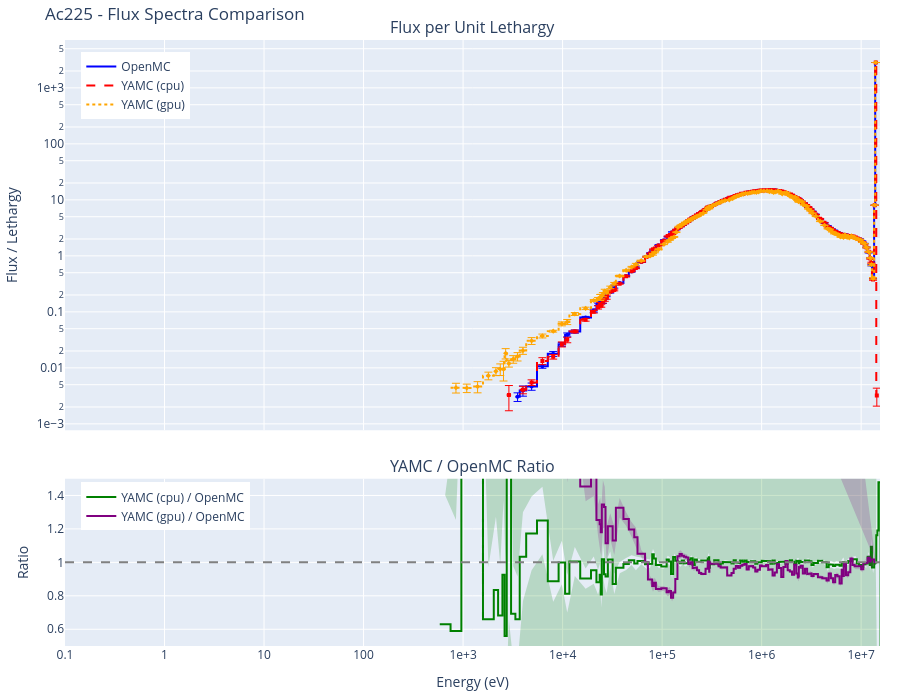
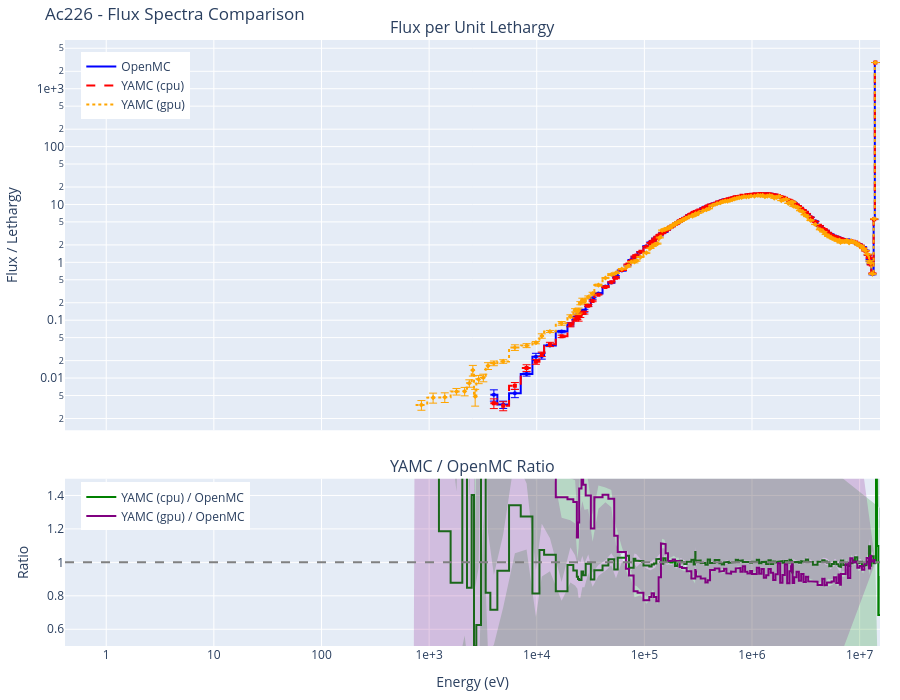
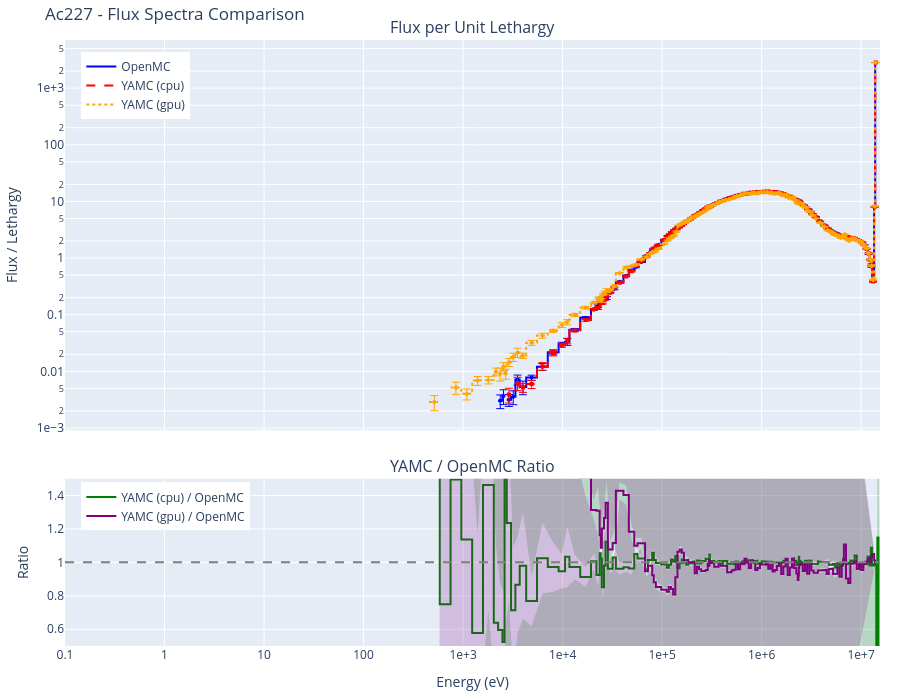

Notebook code for these charts, in order:
### Markdown cell above
## Results by Nuclide

Below are the comparison results for each nuclide. Each section includes:

- Interactive flux spectra plot (log-log scale)
- YAMC/OpenMC ratio plot with uncertainty band
- Tally comparison table sorted by relative difference
- Performance comparison (particles/second)

### Code cell
# Display results for each nuclide
for nuclide, results in all_results.items():
    openmc_results = results['openmc']

    # Collect available YAMC backends in the order the user requested
    yamc_results_by_backend = {}
    for compute in COMPUTES:
        yres = results.get(f'yamc-{compute}')
        if yres is not None:
            yamc_results_by_backend[compute] = yres

    display(Markdown(f"## {nuclide}"))

    # Performance line — one entry per code/backend
    perf_parts = [f"OpenMC: {openmc_results['particles/s']:,.0f} particles/s"]
    for compute, yres in yamc_results_by_backend.items():
        perf_parts.append(f"YAMC ({compute}): {yres['particles/s']:,.0f} particles/s")
    display(Markdown(f"**Performance:** " + " | ".join(perf_parts)))

    # Combined flux spectra plot (OpenMC + every YAMC backend)
    fig = create_comparison_plot(openmc_results, yamc_results_by_backend)
    fig.update_layout(title=f"{nuclide} - Flux Spectra Comparison")
    fig.show()

    # Spectral agreement statistics: one block per backend
    for compute, yres in yamc_results_by_backend.items():
        heading = (
            f"#### Spectral Agreement (YAMC {compute} vs OpenMC)"
            if len(yamc_results_by_backend) > 1
            else "#### Spectral Agreement"
        )
        display(Markdown(heading))
        stats = calculate_spectral_agreement(openmc_results, yres)
        display(create_agreement_table(stats).style.hide(axis='index'))

    # Combined tally table with OpenMC + every YAMC backend column
    display(Markdown("#### Tally Comparison"))
    table = create_tally_table(openmc_results, yamc_results_by_backend)
    display(table.style.hide(axis='index'))

    print()  # spacing

### Figure 1 — Plotly figure (JSON) as saved in the notebook; plotly's stock layout.template omitted (floating-point values rounded to 4 significant figures; data arrays with more than 128 entries replaced by an {"elided": "..."} marker saying what was removed)
{"data": [{"legend": "legend", "line": {"color": "blue", "width": 2}, "mode": "lines", "name": "OpenMC", "showlegend": true, "type": "scatter", "x": {"elided": "350 float values"}, "xaxis": "x", "y": {"elided": "350 float values"}, "yaxis": "y"}, {"error_y": {"array": {"elided": "175 float values"}, "color": "blue", "thickness": 1, "type": "data", "visible": true}, "marker": {"color": "blue", "size": 4, "symbol": "circle"}, "mode": "markers", "name": "OpenMC error", "showlegend": false, "type": "scatter", "x": {"elided": "175 float values"}, "xaxis": "x", "y": {"elided": "175 float values"}, "yaxis": "y"}, {"legend": "legend", "line": {"color": "red", "dash": "dash", "width": 2}, "mode": "lines", "name": "YAMC (cpu)", "showlegend": true, "type": "scatter", "x": {"elided": "350 float values"}, "xaxis": "x", "y": {"elided": "350 float values"}, "yaxis": "y"}, {"error_y": {"array": {"elided": "175 float values"}, "color": "red", "thickness": 1, "type": "data", "visible": true}, "marker": {"color": "red", "size": 4, "symbol": "square"}, "mode": "markers", "name": "YAMC (cpu) error", "showlegend": false, "type": "scatter", "x": {"elided": "175 float values"}, "xaxis": "x", "y": {"elided": "175 float values"}, "yaxis": "y"}, {"legend": "legend", "line": {"color": "orange", "dash": "dot", "width": 2}, "mode": "lines", "name": "YAMC (gpu)", "showlegend": true, "type": "scatter", "x": {"elided": "350 float values"}, "xaxis": "x", "y": {"elided": "350 float values"}, "yaxis": "y"}, {"error_y": {"array": {"elided": "175 float values"}, "color": "orange", "thickness": 1, "type": "data", "visible": true}, "marker": {"color": "orange", "size": 4, "symbol": "diamond"}, "mode": "markers", "name": "YAMC (gpu) error", "showlegend": false, "type": "scatter", "x": {"elided": "175 float values"}, "xaxis": "x", "y": {"elided": "175 float values"}, "yaxis": "y"}, {"legend": "legend2", "line": {"color": "green", "width": 2}, "mode": "lines", "name": "YAMC (cpu) / OpenMC", "showlegend": true, "type": "scatter", "x": {"elided": "350 float values"}, "xaxis": "x2", "y": {"elided": "350 float values"}, "yaxis": "y2"}, {"fill": "toself", "fillcolor": "rgba(0, 128, 0, 0.2)", "line": {"color": "rgba(255,255,255,0)"}, "name": "YAMC (cpu) / OpenMC uncertainty", "showlegend": false, "type": "scatter", "x": {"elided": "350 float values"}, "xaxis": "x2", "y": {"elided": "350 float values"}, "yaxis": "y2"}, {"legend": "legend2", "line": {"color": "purple", "width": 2}, "mode": "lines", "name": "YAMC (gpu) / OpenMC", "showlegend": true, "type": "scatter", "x": {"elided": "350 float values"}, "xaxis": "x2", "y": {"elided": "350 float values"}, "yaxis": "y2"}, {"fill": "toself", "fillcolor": "rgba(128, 0, 128, 0.2)", "line": {"color": "rgba(255,255,255,0)"}, "name": "YAMC (gpu) / OpenMC uncertainty", "showlegend": false, "type": "scatter", "x": {"elided": "350 float values"}, "xaxis": "x2", "y": {"elided": "350 float values"}, "yaxis": "y2"}], "layout": {"annotations": [{"font": {"size": 16}, "showarrow": false, "text": "Flux per Unit Lethargy", "x": 0.5, "xanchor": "center", "xref": "paper", "y": 1.0, "yanchor": "bottom", "yref": "paper"}, {"font": {"size": 16}, "showarrow": false, "text": "YAMC / OpenMC Ratio", "x": 0.5, "xanchor": "center", "xref": "paper", "y": 0.276, "yanchor": "bottom", "yref": "paper"}], "height": 700, "legend": {"x": 0.02, "xanchor": "left", "y": 0.98, "yanchor": "top"}, "legend2": {"x": 0.02, "xanchor": "left", "y": 0.27, "yanchor": "top"}, "margin": {"b": 40, "l": 60, "r": 20, "t": 40}, "shapes": [{"line": {"color": "gray", "dash": "dash"}, "type": "line", "x0": 0, "x1": 1, "xref": "x2 domain", "y0": 1.0, "y1": 1.0, "yref": "y2"}], "title": {"text": "Ac225 - Flux Spectra Comparison"}, "xaxis": {"anchor": "y", "domain": [0.0, 1.0], "exponentformat": "e", "matches": "x2", "range": [-1.0, 7.189], "showticklabels": false, "type": "log"}, "xaxis2": {"anchor": "y2", "domain": [0.0, 1.0], "exponentformat": "e", "range": [-1.0, 7.189], "title": {"text": "Energy (eV)"}, "type": "log"}, "yaxis": {"anchor": "x", "domain": [0.356, 1.0], "exponentformat": "e", "title": {"text": "Flux / Lethargy"}, "type": "log"}, "yaxis2": {"anchor": "x2", "domain": [0.0, 0.276], "range": [0.5, 1.5], "title": {"text": "Ratio"}}}}

### Figure 2 — Plotly figure (JSON) as saved in the notebook; plotly's stock layout.template omitted (floating-point values rounded to 4 significant figures; data arrays with more than 128 entries replaced by an {"elided": "..."} marker saying what was removed)
{"data": [{"legend": "legend", "line": {"color": "blue", "width": 2}, "mode": "lines", "name": "OpenMC", "showlegend": true, "type": "scatter", "x": {"elided": "350 float values"}, "xaxis": "x", "y": {"elided": "350 float values"}, "yaxis": "y"}, {"error_y": {"array": {"elided": "175 float values"}, "color": "blue", "thickness": 1, "type": "data", "visible": true}, "marker": {"color": "blue", "size": 4, "symbol": "circle"}, "mode": "markers", "name": "OpenMC error", "showlegend": false, "type": "scatter", "x": {"elided": "175 float values"}, "xaxis": "x", "y": {"elided": "175 float values"}, "yaxis": "y"}, {"legend": "legend", "line": {"color": "red", "dash": "dash", "width": 2}, "mode": "lines", "name": "YAMC (cpu)", "showlegend": true, "type": "scatter", "x": {"elided": "350 float values"}, "xaxis": "x", "y": {"elided": "350 float values"}, "yaxis": "y"}, {"error_y": {"array": {"elided": "175 float values"}, "color": "red", "thickness": 1, "type": "data", "visible": true}, "marker": {"color": "red", "size": 4, "symbol": "square"}, "mode": "markers", "name": "YAMC (cpu) error", "showlegend": false, "type": "scatter", "x": {"elided": "175 float values"}, "xaxis": "x", "y": {"elided": "175 float values"}, "yaxis": "y"}, {"legend": "legend", "line": {"color": "orange", "dash": "dot", "width": 2}, "mode": "lines", "name": "YAMC (gpu)", "showlegend": true, "type": "scatter", "x": {"elided": "350 float values"}, "xaxis": "x", "y": {"elided": "350 float values"}, "yaxis": "y"}, {"error_y": {"array": {"elided": "175 float values"}, "color": "orange", "thickness": 1, "type": "data", "visible": true}, "marker": {"color": "orange", "size": 4, "symbol": "diamond"}, "mode": "markers", "name": "YAMC (gpu) error", "showlegend": false, "type": "scatter", "x": {"elided": "175 float values"}, "xaxis": "x", "y": {"elided": "175 float values"}, "yaxis": "y"}, {"legend": "legend2", "line": {"color": "green", "width": 2}, "mode": "lines", "name": "YAMC (cpu) / OpenMC", "showlegend": true, "type": "scatter", "x": {"elided": "350 float values"}, "xaxis": "x2", "y": {"elided": "350 float values"}, "yaxis": "y2"}, {"fill": "toself", "fillcolor": "rgba(0, 128, 0, 0.2)", "line": {"color": "rgba(255,255,255,0)"}, "name": "YAMC (cpu) / OpenMC uncertainty", "showlegend": false, "type": "scatter", "x": {"elided": "350 float values"}, "xaxis": "x2", "y": {"elided": "350 float values"}, "yaxis": "y2"}, {"legend": "legend2", "line": {"color": "purple", "width": 2}, "mode": "lines", "name": "YAMC (gpu) / OpenMC", "showlegend": true, "type": "scatter", "x": {"elided": "350 float values"}, "xaxis": "x2", "y": {"elided": "350 float values"}, "yaxis": "y2"}, {"fill": "toself", "fillcolor": "rgba(128, 0, 128, 0.2)", "line": {"color": "rgba(255,255,255,0)"}, "name": "YAMC (gpu) / OpenMC uncertainty", "showlegend": false, "type": "scatter", "x": {"elided": "350 float values"}, "xaxis": "x2", "y": {"elided": "350 float values"}, "yaxis": "y2"}], "layout": {"annotations": [{"font": {"size": 16}, "showarrow": false, "text": "Flux per Unit Lethargy", "x": 0.5, "xanchor": "center", "xref": "paper", "y": 1.0, "yanchor": "bottom", "yref": "paper"}, {"font": {"size": 16}, "showarrow": false, "text": "YAMC / OpenMC Ratio", "x": 0.5, "xanchor": "center", "xref": "paper", "y": 0.276, "yanchor": "bottom", "yref": "paper"}], "height": 700, "legend": {"x": 0.02, "xanchor": "left", "y": 0.98, "yanchor": "top"}, "legend2": {"x": 0.02, "xanchor": "left", "y": 0.27, "yanchor": "top"}, "margin": {"b": 40, "l": 60, "r": 20, "t": 40}, "shapes": [{"line": {"color": "gray", "dash": "dash"}, "type": "line", "x0": 0, "x1": 1, "xref": "x2 domain", "y0": 1.0, "y1": 1.0, "yref": "y2"}], "title": {"text": "Ac226 - Flux Spectra Comparison"}, "xaxis": {"anchor": "y", "domain": [0.0, 1.0], "exponentformat": "e", "matches": "x2", "range": [-0.383, 7.189], "showticklabels": false, "type": "log"}, "xaxis2": {"anchor": "y2", "domain": [0.0, 1.0], "exponentformat": "e", "range": [-0.383, 7.189], "title": {"text": "Energy (eV)"}, "type": "log"}, "yaxis": {"anchor": "x", "domain": [0.356, 1.0], "exponentformat": "e", "title": {"text": "Flux / Lethargy"}, "type": "log"}, "yaxis2": {"anchor": "x2", "domain": [0.0, 0.276], "range": [0.5, 1.5], "title": {"text": "Ratio"}}}}

### Figure 3 — Plotly figure (JSON) as saved in the notebook; plotly's stock layout.template omitted (floating-point values rounded to 4 significant figures; data arrays with more than 128 entries replaced by an {"elided": "..."} marker saying what was removed)
{"data": [{"legend": "legend", "line": {"color": "blue", "width": 2}, "mode": "lines", "name": "OpenMC", "showlegend": true, "type": "scatter", "x": {"elided": "350 float values"}, "xaxis": "x", "y": {"elided": "350 float values"}, "yaxis": "y"}, {"error_y": {"array": {"elided": "175 float values"}, "color": "blue", "thickness": 1, "type": "data", "visible": true}, "marker": {"color": "blue", "size": 4, "symbol": "circle"}, "mode": "markers", "name": "OpenMC error", "showlegend": false, "type": "scatter", "x": {"elided": "175 float values"}, "xaxis": "x", "y": {"elided": "175 float values"}, "yaxis": "y"}, {"legend": "legend", "line": {"color": "red", "dash": "dash", "width": 2}, "mode": "lines", "name": "YAMC (cpu)", "showlegend": true, "type": "scatter", "x": {"elided": "350 float values"}, "xaxis": "x", "y": {"elided": "350 float values"}, "yaxis": "y"}, {"error_y": {"array": {"elided": "175 float values"}, "color": "red", "thickness": 1, "type": "data", "visible": true}, "marker": {"color": "red", "size": 4, "symbol": "square"}, "mode": "markers", "name": "YAMC (cpu) error", "showlegend": false, "type": "scatter", "x": {"elided": "175 float values"}, "xaxis": "x", "y": {"elided": "175 float values"}, "yaxis": "y"}, {"legend": "legend", "line": {"color": "orange", "dash": "dot", "width": 2}, "mode": "lines", "name": "YAMC (gpu)", "showlegend": true, "type": "scatter", "x": {"elided": "350 float values"}, "xaxis": "x", "y": {"elided": "350 float values"}, "yaxis": "y"}, {"error_y": {"array": {"elided": "175 float values"}, "color": "orange", "thickness": 1, "type": "data", "visible": true}, "marker": {"color": "orange", "size": 4, "symbol": "diamond"}, "mode": "markers", "name": "YAMC (gpu) error", "showlegend": false, "type": "scatter", "x": {"elided": "175 float values"}, "xaxis": "x", "y": {"elided": "175 float values"}, "yaxis": "y"}, {"legend": "legend2", "line": {"color": "green", "width": 2}, "mode": "lines", "name": "YAMC (cpu) / OpenMC", "showlegend": true, "type": "scatter", "x": {"elided": "350 float values"}, "xaxis": "x2", "y": {"elided": "350 float values"}, "yaxis": "y2"}, {"fill": "toself", "fillcolor": "rgba(0, 128, 0, 0.2)", "line": {"color": "rgba(255,255,255,0)"}, "name": "YAMC (cpu) / OpenMC uncertainty", "showlegend": false, "type": "scatter", "x": {"elided": "350 float values"}, "xaxis": "x2", "y": {"elided": "350 float values"}, "yaxis": "y2"}, {"legend": "legend2", "line": {"color": "purple", "width": 2}, "mode": "lines", "name": "YAMC (gpu) / OpenMC", "showlegend": true, "type": "scatter", "x": {"elided": "350 float values"}, "xaxis": "x2", "y": {"elided": "350 float values"}, "yaxis": "y2"}, {"fill": "toself", "fillcolor": "rgba(128, 0, 128, 0.2)", "line": {"color": "rgba(255,255,255,0)"}, "name": "YAMC (gpu) / OpenMC uncertainty", "showlegend": false, "type": "scatter", "x": {"elided": "350 float values"}, "xaxis": "x2", "y": {"elided": "350 float values"}, "yaxis": "y2"}], "layout": {"annotations": [{"font": {"size": 16}, "showarrow": false, "text": "Flux per Unit Lethargy", "x": 0.5, "xanchor": "center", "xref": "paper", "y": 1.0, "yanchor": "bottom", "yref": "paper"}, {"font": {"size": 16}, "showarrow": false, "text": "YAMC / OpenMC Ratio", "x": 0.5, "xanchor": "center", "xref": "paper", "y": 0.276, "yanchor": "bottom", "yref": "paper"}], "height": 700, "legend": {"x": 0.02, "xanchor": "left", "y": 0.98, "yanchor": "top"}, "legend2": {"x": 0.02, "xanchor": "left", "y": 0.27, "yanchor": "top"}, "margin": {"b": 40, "l": 60, "r": 20, "t": 40}, "shapes": [{"line": {"color": "gray", "dash": "dash"}, "type": "line", "x0": 0, "x1": 1, "xref": "x2 domain", "y0": 1.0, "y1": 1.0, "yref": "y2"}], "title": {"text": "Ac227 - Flux Spectra Comparison"}, "xaxis": {"anchor": "y", "domain": [0.0, 1.0], "exponentformat": "e", "matches": "x2", "range": [-1.0, 7.189], "showticklabels": false, "type": "log"}, "xaxis2": {"anchor": "y2", "domain": [0.0, 1.0], "exponentformat": "e", "range": [-1.0, 7.189], "title": {"text": "Energy (eV)"}, "type": "log"}, "yaxis": {"anchor": "x", "domain": [0.356, 1.0], "exponentformat": "e", "title": {"text": "Flux / Lethargy"}, "type": "log"}, "yaxis2": {"anchor": "x2", "domain": [0.0, 0.276], "range": [0.5, 1.5], "title": {"text": "Ratio"}}}}
